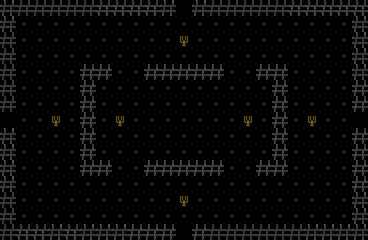

The image is a tile-based game level rendered from a .tmx file. Its description and source (layers, tilesets, objects; grid data summarised) follow:
An orthogonal 23x15 tile map with 16x16 px tiles, 1 tile layer (Capa de patrones 1) and 24 objects.

<map version="1.10" tiledversion="1.12.2" orientation="orthogonal" renderorder="right-down" width="23" height="15" tilewidth="16" tileheight="16" infinite="0" nextlayerid="4" nextobjectid="48">
 <tileset firstgid="1" name="tileset" tilewidth="16" tileheight="16" tilecount="64" columns="8">
  <image source="../tileset/tileset.png" width="128" height="128" />
 </tileset>
 <layer id="1" name="Capa de patrones 1" width="23" height="15">
  <data>[345 cells, 341 non-empty, 6 distinct tile ids]</data>
 </layer>
 <objectgroup id="3" name="spawnEnemigo">
  <object id="39" x="32" y="32" width="16" height="16" />
  <object id="40" x="112" y="112" width="16" height="16" />
  <object id="41" x="240" y="112" width="16" height="16" />
  <object id="42" x="320" y="32" width="16" height="16" />
  <object id="43" x="320" y="192" width="16" height="16" />
  <object id="44" x="176" y="192" width="16" height="16" />
  <object id="45" x="32" y="192" width="16" height="16" />
  <object id="46" x="176" y="32" width="16" height="16" />
 </objectgroup>
 <objectgroup id="2" name="colisiones">
  <object id="1" x="192" y="0" width="176" height="16" />
  <object id="2" x="352" y="128" width="16" height="112" />
  <object id="3" x="352" y="16" width="16" height="96" />
  <object id="4" x="192" y="224" width="160" height="16" />
  <object id="5" x="0" y="224" width="176" height="16" />
  <object id="6" x="0" y="128" width="16" height="96" />
  <object id="7" x="0" y="0" width="16" height="112" />
  <object id="8" x="16" y="0" width="160" height="16" />
  <object id="22" x="80" y="64" width="16" height="112" />
  <object id="25" x="96" y="160" width="16" height="16" />
  <object id="26" x="144" y="160" width="80" height="16" />
  <object id="27" x="144" y="64" width="80" height="16" />
  <object id="28" x="256" y="64" width="32" height="16" />
  <object id="29" x="272" y="80" width="16" height="96" />
  <object id="30" x="256" y="160" width="16" height="16" />
  <object id="31" x="96" y="64" width="16" height="16" />
 </objectgroup>
</map>
